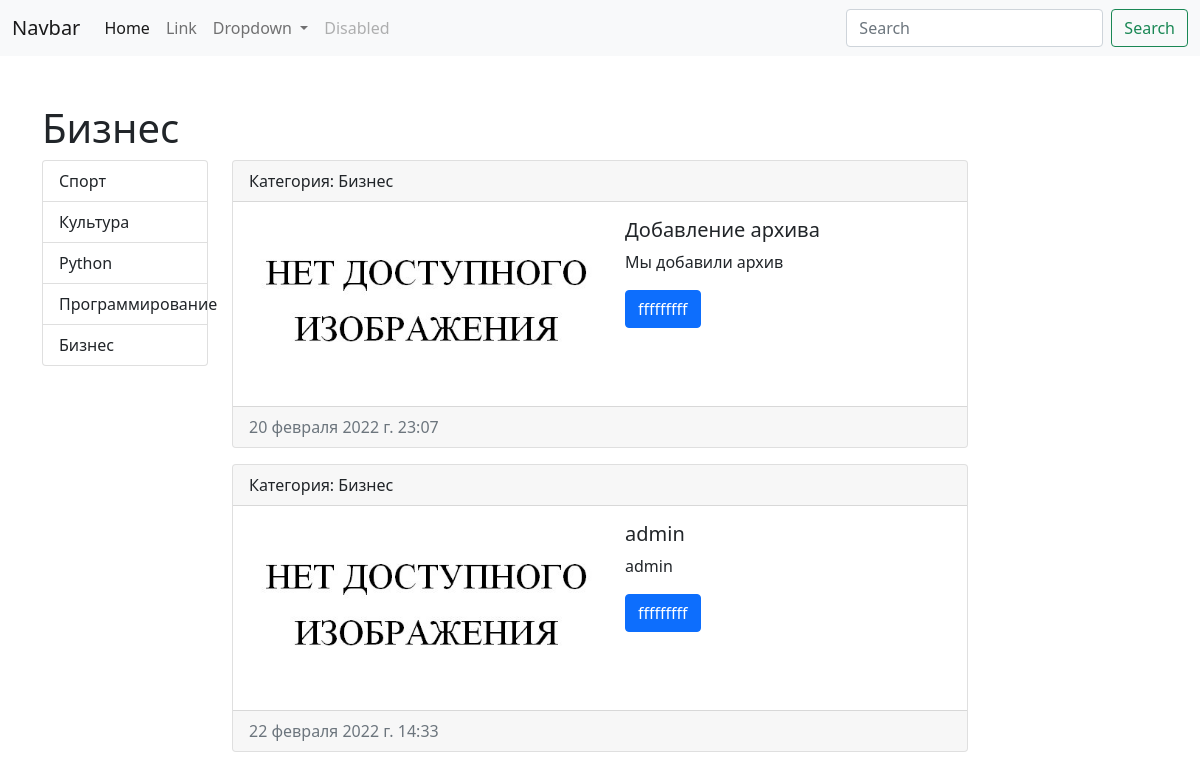
The page /category/5 on the database its author committed.
### news/models.py (models this page shows, shortened)
class Category(models.Model):
    category = models.CharField(max_length=100, db_index=True)
    def __str__(self):
        return self.category
    class Meta:
        verbose_name = "Категория"
        verbose_name_plural = "Категории"
        ordering = ['id']

class MyModel(models.Model):
    caption = models.CharField(max_length=100, verbose_name="Заголовок")
    text = models.TextField()
    created_at = models.DateTimeField(auto_now_add=True, verbose_name="Дата создания")
    updated_at = models.DateTimeField(auto_now=True, verbose_name="Обновленно")
    photo = models.ImageField(upload_to="news/%Y/%m/%d", blank=True)
    is_published = models.BooleanField(default=True, verbose_name="Опубликовано")
    category = models.ForeignKey(Category, on_delete=models.PROTECT, null=True)
    class Meta:
        verbose_name = "Новость"
        verbose_name_plural = "Новости"
        ordering = ['id']

### news/views.py (the view)
# urls.py: path('category/<int:category_id>', get_category)
def get_category(request, category_id):
    news = MyModel.objects.filter(category=category_id)
    ct = Category.objects.all()
    context = {
        "categories": ct,
        "news": news,
        "title": Category.objects.get(pk=category_id).category
    }
    return render(request, "news/category_get.html", context)

### news/templates/news/category_get.html (shortened to what this page needs)
<!doctype html>
<html lang="en">
<head>
    <link href="https://cdn.jsdelivr.net/npm/bootstrap@5.1.3/dist/css/bootstrap.min.css" rel="stylesheet"
>
</head>
<body>
<nav class="navbar navbar-expand-lg navbar-light bg-light">
    <div class="container-fluid">
        <a class="navbar-brand" href="#">Navbar</a>
        <div class="collapse navbar-collapse" id="navbarSupportedContent">
            <ul class="navbar-nav me-auto mb-2 mb-lg-0">
                <li class="nav-item">
                    <a class="nav-link active" aria-current="page" href="#">Home</a>
                </li>
                <li class="nav-item">
                    <a class="nav-link" href="/sitemap">Link</a>
                </li>
                <li class="nav-item dropdown">
                    <a class="nav-link dropdown-toggle" href="#" id="navbarDropdown" role="button"
                       data-bs-toggle="dropdown" aria-expanded="false">
                        Dropdown
                    </a>
                </li>
                <li class="nav-item">
                    <a class="nav-link disabled">Disabled</a>
                </li>
            </ul>
            <form class="d-flex">
                <input class="form-control me-2" type="search" placeholder="Search" aria-label="Search">
                <button class="btn btn-outline-success" type="submit">Search</button>
            </form>
        </div>
    </div>
</nav>
<div class="container mt-5">
    <h1>{{title}}</h1>
    <div class="row">
        <div class="col-md-2">
            <ul class="list-group">
                {%for i in categories%}
                <a href="/category/{{i.pk}}"  class="list-group-item">{{i.category}}</a>
                {%endfor%}
            </ul>
        </div>
        <div class="col-md-8">
            {%for i in news%}
            <div class="card mb-3">
                <div class="card-header">
                    Категория: {{i.category}}
                </div>
                <div class="card-body">
                    <div class="d-flex">
                        <div class="flex-shrink-0">
                            {% if i.photo%}
                            <img src="{{i.photo.url}}" class="card-img-bottom" style="width: 360px" alt="NOT FOUND">
                            {% else %}
                            <img src="/media/news/img.png" class="card-img-bottom" style="width: 360px" alt="NOT FOUND">
                            {% endif %}
                        </div>
                        <div class="flex-grow-1 ms-3">
                            <h5 class="card-title">{{i.caption}}</h5>
                            <p class="card-text">{{i.text|truncatewords:15}}</p>
                            <a href="#" class="btn btn-primary">fffffffff</a>
                        </div>
                    </div>
                </div>
                <div class="card-footer text-muted">
                    {{i.created_at}}
                </div>
            </div>
            {%endfor%}
        </div>
    </div>
</div>
</body>
</html>

### rows shown on the page
Category: category "Бизнес"
Category: category "Спорт"
Category: category "Культура"
Category: category "Python"
Category: category "Программирование"
MyModel: category "Бизнес", caption "Добавление архива", text "Мы добавили архив", created_at "20 февраля 2022 г. 23:07"
MyModel: category "Бизнес", caption "admin", text "admin", created_at "22 февраля 2022 г. 14:33"
